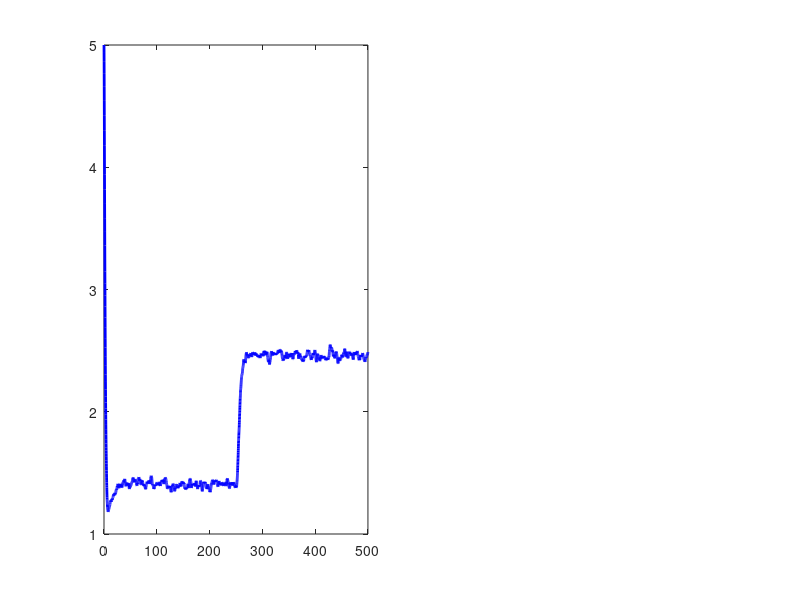

MATLAB code for this plot: (Note: this script raises an error after producing the figure.)
%% ========================================================================
%  DESAIN LQG, ANALISIS KESTABILAN (LYAPUNOV) & PERFORMANSI
%  SISTEM POULTRY HOUSE
%  Fitri Ardianti - EAS Kontrol Optimal
%% ========================================================================

clear; clc; close all;

fprintf('=== DESAIN LQG SISTEM POULTRY HOUSE ===\n\n');

%% ------------------------------------------------------------------------
%  BAGIAN 1 : MODEL STATE-SPACE
%% ------------------------------------------------------------------------

Rcb   = 0.015;     % thermal resistance (K/W)
Kg    = 50;        % gain heating
a     = 1000;      % konstanta a
vb    = 500;       % volume udara 1
vc    = 600;       % volume udara 2
Rcv   = 0.01;      % coupling suhu -> kelembaban
x1e   = 25;        % suhu ekuilibrium (°C)
u3_op = 100;       % ventilasi nominal

A = [-(Rcb + Kg/a + u3_op/vb),      0;
      Rcv*(0.52*x1e - 6.46),   -u3_op/vc];

B  = [1/a,   -1/a,  -x1e/vb;
      0,     1/vb, -x1e/vc];

Bd = [Kg/a + u3_op/vb,      0;
      0,               u3_op/vc];

C = eye(2);
D = zeros(2,3);

fprintf('Matriks A:\n'); disp(A);
fprintf('Matriks B:\n'); disp(B);

% cek controllability
Co = ctrb(A,B);
if rank(Co)==size(A,1)
    fprintf('✓ Sistem controllable → LQR (bagian dari LQG) bisa diterapkan.\n\n');
else
    error('Sistem tidak controllable.');
end

%% ------------------------------------------------------------------------
%  BAGIAN 2 : DESAIN LQG  (LQR + KALMAN FILTER)
%% ------------------------------------------------------------------------

fprintf('=== DESAIN LQG (LQR + KALMAN FILTER) ===\n');

% ----- 2.1 LQR (controller) -----
Q = diag([100 50]);          % penalti state
R = diag([1 1 0.1]);         % penalti sinyal kontrol

[K,P_ctrl,eig_cl] = lqr(A,B,Q,R);
Acl = A - B*K;

fprintf('Gain LQR K:\n'); disp(K);
fprintf('Pole closed-loop LQR (eig(A-BK)):\n'); disp(eig_cl);

% ----- 2.2 Kalman filter (state estimator) -----
% W : kovariansi noise proses, V : kovariansi noise pengukuran
W = diag([0.05 0.05]);       % misal gangguan model relatif kecil
V = diag([0.5 0.5]);         % noise sensor agak lebih besar

% LQE (continuous-time Kalman filter)
[L,P_est,eig_est] = lqe(A, eye(2), C, W, V);
% (MATLAB: L matriks gain estimator, P_est kovariansi error steady-state)

fprintf('Gain Kalman L:\n'); disp(L);
fprintf('Pole estimator (eig(A-LC)):\n'); disp(eig(A-L*C));

% ----- 2.3 Sistem LQG gabungan (controller + estimator) -----
% augmented system [x; xhat]
A_lqg = [A-B*K,       B*K;
         zeros(2),  A-L*C];    % 4x4
Bd_lqg = [Bd;
          Bd];                 % gangguan masuk ke plant dan estimator

fprintf('Pole sistem LQG (augmented):\n'); disp(eig(A_lqg));
fprintf('\n');

%% ------------------------------------------------------------------------
%  BAGIAN 3 : ANALISIS KESTABILAN (LYAPUNOV)
%% ------------------------------------------------------------------------

fprintf('=== ANALISIS KESTABILAN LQG (LYAPUNOV) ===\n');

% --- 3.1 Controller LQR ---
eig_P = eig(P_ctrl);
fprintf('\nEigen P (controller Riccati):\n'); disp(eig_P);
if all(eig_P>0)
    fprintf('✓ P_ctrl positive definite → V_c(x)=x''P_cx > 0.\n');
end

M_c = Q + K'*R*K;           % untuk LQR: Vdot = -x''M_c x
eig_Mc = eig(M_c);
fprintf('Eigen M_c = Q + K''RK:\n'); disp(eig_Mc);
if all(eig_Mc>0)
    fprintf('✓ M_c positive definite → Vdot_c < 0 (controller asimtotik stabil).\n');
end

% --- 3.2 Estimator (Kalman filter) ---
eig_Pe = eig(P_est);
fprintf('\nEigen P_est (error covariance estimator):\n'); disp(eig_Pe);
if all(eig_Pe>0)
    fprintf('✓ P_est positive definite → kandidat fungsi Lyapunov untuk error estimasi.\n');
end

% cek persamaan Riccati estimator
ARE_est = A*P_est + P_est*A' - P_est*C'/V*C*P_est + W;
fprintf('Norm residual ARE estimator = %.3e\n',norm(ARE_est,'fro'));

% --- 3.3 Sistem LQG gabungan (plant + estimator) ---
% solusi Lyapunov untuk A_lqg
Q_lyap = eye(4);                      % sembarang positive definite
P_lqg  = lyap(A_lqg', Q_lyap);        % A'P + P A = -Q
eig_Plqg = eig(P_lqg);

fprintf('\nEigen P_lqg (solusi Lyapunov augmented):\n'); disp(eig_Plqg);
if all(eig_Plqg>0) && all(real(eig(A_lqg))<0)
    fprintf('✓ P_lqg>0 & semua pole(A_lqg) di LHP → sistem LQG ASIMTOTIK STABIL.\n\n');
else
    fprintf('⚠ Periksa kembali, stabilitas belum terjamin.\n\n');
end

%% ------------------------------------------------------------------------
%  BAGIAN 4 : SIMULASI CLOSED-LOOP LQG
%% ------------------------------------------------------------------------

fprintf('=== SIMULASI CLOSED-LOOP LQG ===\n');

dt = 0.1;
t  = 0:dt:500;
N  = numel(t);

x      = zeros(2,N);   % state nyata
xhat   = zeros(2,N);   % state estimasi
u      = zeros(3,N);   % sinyal kontrol
y_meas = zeros(2,N);   % pengukuran (dengan noise)

x(:,1)    = [5; 10];   % deviasi awal plant
xhat(:,1) = [0; 0];    % tebakan awal estimator

% gangguan seperti di kasus LQR
d1 = 3*ones(1,N);      % suhu luar +3°C
d2 = 5*ones(1,N);      % RH luar +5%%
d2(t>250) = -2;        % step ke -2%%

% noise pengukuran v(k) ~ N(0,V)
Rv = chol(V,'lower');
v  = Rv*randn(2,N);    % satu realisasi noise

for k = 1:N-1
    d = [d1(k); d2(k)];
    
    % pengukuran dengan noise
    y_meas(:,k) = C*x(:,k) + v(:,k);

    % kontrol menggunakan state estimasi
    u(:,k) = -K*xhat(:,k);
    
    % dinamika plant
    x_dot = A*x(:,k) + B*u(:,k) + Bd*d;
    x(:,k+1) = x(:,k) + dt*x_dot;
    
    % dinamika estimator (Kalman)
    xhat_dot = A*xhat(:,k) + B*u(:,k) + L*(y_meas(:,k) - C*xhat(:,k));
    xhat(:,k+1) = xhat(:,k) + dt*xhat_dot;
end
y_meas(:,N) = C*x(:,N) + v(:,N);
u(:,N)      = u(:,N-1);

fprintf('Simulasi selesai.\n\n');

%% ------------------------------------------------------------------------
%  BAGIAN 5 : ANALISIS PERFORMANSI LQG
%% ------------------------------------------------------------------------

fprintf('=== ANALISIS PERFORMANSI LQG ===\n');

% 1) Settling time (2%% band dari nilai awal)
idx_ts1 = find(abs(x(1,:)) < 0.02*abs(x(1,1)),1);
idx_ts2 = find(abs(x(2,:)) < 0.02*abs(x(2,1)),1);

if isempty(idx_ts1), Ts1 = t(end); else, Ts1 = t(idx_ts1); end
if isempty(idx_ts2), Ts2 = t(end); else, Ts2 = t(idx_ts2); end

fprintf('Settling time (2%%%% band):\n');
fprintf('  x1 (suhu)      : %.2f s\n',Ts1);
fprintf('  x2 (kelembaban): %.2f s\n\n',Ts2);

% 2) Overshoot (terhadap nilai awal)
OS1 = (max(x(1,:)) - x(1,1))/abs(x(1,1))*100;
OS2 = (max(x(2,:)) - x(2,1))/abs(x(2,1))*100;

fprintf('Overshoot:\n');
fprintf('  x1 (suhu)      : %.2f %%%%\n',OS1);
fprintf('  x2 (kelembaban): %.2f %%%%\n\n',OS2);

% 3) Steady-state error
Ess1 = x(1,end);
Ess2 = x(2,end);
fprintf('Steady-state error:\n');
fprintf('  x1 (suhu)      : %.4f °C\n',Ess1);
fprintf('  x2 (kelembaban): %.4f %%%%\n\n',Ess2);

% 4) Energi kontrol
E_u1 = trapz(t,u(1,:).^2);
E_u2 = trapz(t,u(2,:).^2);
E_u3 = trapz(t,u(3,:).^2);
E_tot = E_u1 + E_u2 + E_u3;

fprintf('Energi kontrol (∫u^2 dt):\n');
fprintf('  Heating (u1)   : %.2f\n',E_u1);
fprintf('  PAD (u2)       : %.2f\n',E_u2);
fprintf('  Vent (u3)      : %.2f\n',E_u3);
fprintf('  Total          : %.2f\n\n',E_tot);

% 5) Fungsi biaya LQR (pakai state nyata & kontrol LQG)
state_cost   = trapz(t, sum((x.'*Q).*x.',2));
state_cost   = state_cost(end);   % trik karena barusan double integrasi
control_cost = trapz(t, sum((u.'*R).*u.',2));
control_cost = control_cost(end);
J = state_cost + control_cost;

fprintf('Fungsi biaya (LQG, pakai Q,R yang sama):\n');
fprintf('  State cost     : %.2f\n',state_cost);
fprintf('  Control cost   : %.2f\n',control_cost);
fprintf('  Total J        : %.2f\n\n',J);

%% ------------------------------------------------------------------------
%  BAGIAN 6 : PLOT RESPON & SINYAL KONTROL
%% ------------------------------------------------------------------------

figure('Name','Respon State LQG','Position',[100 100 1100 400]);

subplot(1,2,1);
plot(t,x(1,:),'b','LineWidth',2); hold on;
yline(0,'r--','Setpoint');
yline( 0.02*abs(x(1,1)),'k:');
yline(-0.02*abs(x(1,1)),'k:');
grid on;
xlabel('Waktu (s)');
ylabel('Deviasi Suhu (°C)');
title('Respon Suhu Internal x_1 (LQG)');

subplot(1,2,2);
plot(t,x(2,:),'r','LineWidth',2); hold on;
yline(0,'b--','Setpoint');
yline( 0.02*abs(x(2,1)),'k:');
yline(-0.02*abs(x(2,1)),'k:');
grid on;
xlabel('Waktu (s)');
ylabel('Deviasi Kelembaban (%%)');
title('Respon Kelembaban Internal x_2 (LQG)');

figure('Name','Sinyal Kontrol LQG','Position',[100 100 900 350]);
plot(t,u,'LineWidth',2);
grid on;
xlabel('Waktu (s)');
ylabel('Control Input');
legend('u_1 (Heating)','u_2 (PAD)','u_3 (Ventilasi)');
title('Sinyal Kontrol LQG');
